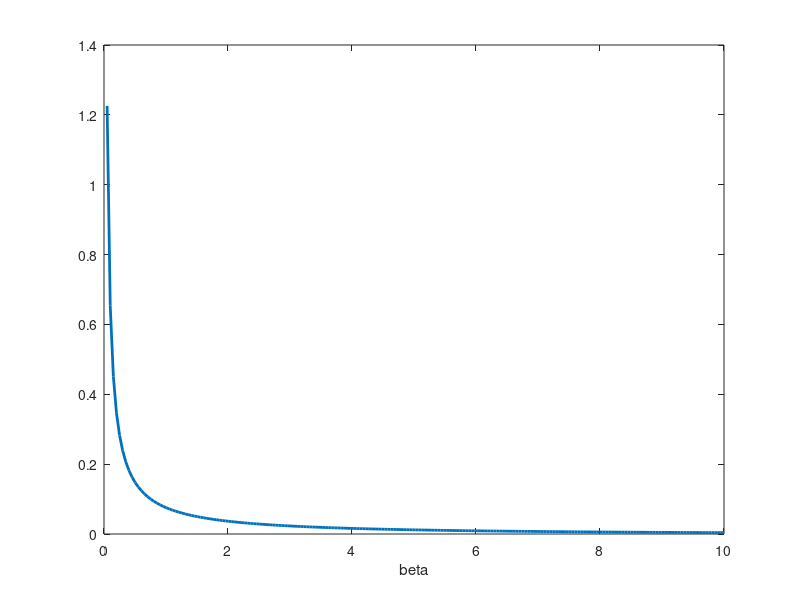

The MATLAB script that drew this image: (Note: this script raises an error after producing the figure.)
%% Fit a Weibull model using Trinity and JAGS

%%
% It is important to note that the Weibull distribution follows a different
% parameter convention in MATLAB and JAGS, and we will have to transform
% parameters in order to compare.
%% JAGS convention (scale $\lambda$ and shape $k$):
% $v \lambda x^{v-1} \exp\left(-\lambda x^v \right)$
%% MATLAB convention (scale $a$ and shape $b$):
% $\frac{b}{a} \left( \frac{x}{a} \right)^{b-1} \exp\left(-(x/a)^b\right)$

%% Preamble
% Cleanup first
clear all
p = @sprintf;


%% Generate data and make structure
rng(0)
P = 10;  % persons
C =  8;  % conditions
I = 50;  % trials per person per condition

cscale = [4 3 2 1 4 3 2 1];  % scale parameters
cshape = [1 2 3 4 5 6 7 8];  % shape parameters

allscale = repmat(ones(P, 1) * cscale + randn(P, C) / 10, [1, 1, I]);
allshape = repmat(ones(P, 1) * cshape + randn(P, C) / 10, [1, 1, I]);

condition = repmat(1:C, [P, 1, I]);     % condition index
person    = repmat((1:P)', [1, C, I]);  % person index;

y = wblrnd(allscale, allshape);  % MATLAB uses (scale a, shape b)
                                 % JAGS uses (scale l, shape v)
                                 %   v = b, l = a^-b
                                 %   b = v, a = l^v
data = struct('N', P * C * I, 'C', C, 'P', P, ...
    'condition', condition(:), 'person', person(:), 'y', y(:));


%% Define some priors
% Use JAGS parameter conventions
prscale = [.10 .10];  % gamma distribution (shape, rate)
prshape = [.10 .10];  % gamma distribution (shape, rate)


%% Plot the priors
% Make sure to transform to MATLAB parameter conventions
%%
% Scale $\alpha$
figure('windowstyle', 'docked')
xax = linspace( 0.0, 10.0, 200);
plot(xax, gampdf(xax, prscale(1), prscale(2)^-1), 'linewidth', 2)
xlabel alpha
%%
% Shape $\beta$
xax = linspace( 0.0, 10.0, 200);
plot(xax, gampdf(xax, prshape(1), prshape(2)^-1), 'linewidth', 2)
xlabel beta


%% Make all inputs that Trinity needs
% Write the JAGS model into a variable (cell variable)
model = {
    'model {'
    '  # Priors on precision'
    '  precshape ~ dgamma(0.1, 0.1)'
    '  precscale ~ dgamma(0.1, 0.1)'
    ''
    '  for (c in 1:C) { '
    '    # Priors on means'
  p('    mushape[c] ~ dgamma(%g, %g)', prshape)
  p('    muscale[c] ~ dgamma(%g, %g)', prscale)
  ''
    '    # Random effects'
    '    for (p in 1:P) { '
    '      shape[c,p] ~ dnorm(mushape[c], precshape)'
    '      scale[c,p] ~ dnorm(muscale[c], precscale)'
    '    }'
    '  }'
    ''
    '  # Likelihood'
    '  for (n in 1:N) {'
    '     y[n] ~ dweib(shape[condition[n],person[n]],'
    '                  scale[condition[n],person[n]])'
    '  }'
    '}'
    };

%% 
% List all the parameters of interest (cell variable)
parameters = { ...
    'scale', 'shape', ...
    'mushape', 'muscale', ...
    'precshape', 'precscale'};

%% 
% Write a function that generates a structure with one random value for
% each _random_ parameter
generator = @()struct(...
        'mushape', rand(1, C) + 0.1  , ...
        'muscale', rand(1, C) + 0.1  );

%%    
% Tell Trinity which engine to use
engine = 'jags';


%% Run Trinity with the CALLBAYES() function
tic
[stats, chains, diagnostics, info] = callbayes(engine, ...
    'model'         ,         model , ...
    'data'          ,          data , ...
    'nchains'       ,            4  , ...
    'verbosity'     ,            0  , ...
    'nsamples'      ,          15e2  , ...
    'nburnin'       ,          5e2  , ...
    'parallel'      ,      isunix() , ...
    'workingdir'    ,        'wdir' , ...
    'monitorparams' ,    parameters , ...
    'init'          ,     generator );
% load /tmp/wbl

fprintf('%s took %f seconds!\n', upper(engine), toc)



%% Inspect the results
% First, inspect convergence
if any(codatable(chains, @gelmanrubin) > 1.1)
    grtable(chains, 1.1)
    warning('Some chains were not converged!')
else
    disp('Convergence looks good.')
end

%%
% Now check some basic descriptive statistics averaged over all chains
disp('Descriptive statistics for all chains:')

%%
% Scale $\lambda$
codatable(chains, '^muscale')

%%
% Shape $v$
codatable(chains, '^mushape')

%% Make some figures
% Plot recovery
l = codatable(chains, '^muscale', @mean);
v = codatable(chains, '^mushape', @mean);

% Transform back to MATLAB parameters
rshape = v;
rscale = l.^(-1./v);

scatter(cshape, rshape, 'bo')
hold on
scatter(cscale, rscale, 'ro')
bisector